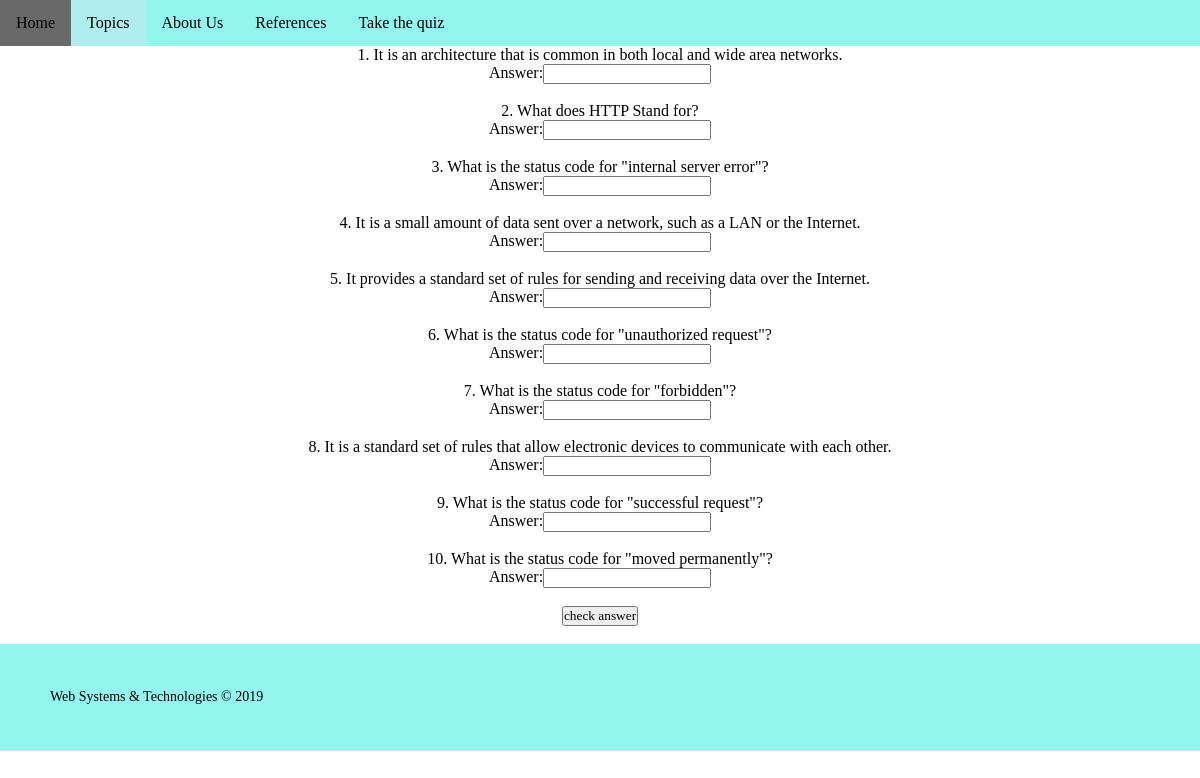
/pages/httpquiz.php, run on the app's committed database.
### tables this page shows
CREATE TABLE `http_quiz` (
  `idhttp_quiz` int(11) NOT NULL,
  `question` longtext,
  `answer` longtext,
  PRIMARY KEY (`idhttp_quiz`)
);

### pages/questions.php (called while the page is built, shortened)
<?php
    class questions{
        private $id;
        private $question;
    public function __construct($id, $question, $answer){
        $this->id = $id;
        $this->question = $question;
    }
    public function get_Id(){
        return $this->id;
    }
    public function get_question(){
        return $this->question;
    }
    }
?>

### pages/httpquiz.php (the view, shortened to what this page needs)
<!DOCTYPE html>
<html lang="en">
    <head>
        <link rel="stylesheet" href="../style.css">
    </head>
    <body>
        <div class="navbar">
            <a href="../index.php">Home</a>
            <div class="dropdown">
                <button class="dropbtn">Topics</button>
            </div>
            <a href="about.php">About Us</a>
            <a href="references.php">References</a>
            <a href="quiz.php">Take the quiz</a>
        </div>
        <div>
            <form action="checkanswer_http.php" method="POST" target="_blank">
            <?php
            include("questions.php");
                $db = new mysqli("p:localhost", "root", "", "quiz");
                $query = "Select idhttp_quiz, question, answer
                          FROM http_quiz limit 10";
                $stmt = $db->stmt_init();
                $stmt->prepare($query);
                $stmt->execute();
                $stmt->bind_result($a,$b,$c);
                $counter = 1;
                $x = 0;
                while($stmt->fetch()){
                    $question = new questions($a,$b,$c);
                    $d[] = $question;
                }
                shuffle($d);
                while($x < count($d) ){
                    $e = $d[$x];
                    $f = $e->get_question();
                    $g = $e->get_Id();
                    echo "<p>". $counter .". " . $f . "</p>";
                    echo "<p> Answer:<input type=\"text\" name=". $g ."></p>";
                    echo "<br>";
                    $counter = $counter + 1;
                    $x = $x + 1;
                }
            ?>
            <p><input type="submit" value="check answer"></p>
            </form>
        </div>
        <br>
        <footer class="footer-site">
			<div class="footer-left">
				<p>Web Systems & Technologies &copy; 2019</p>
			</div>
		 </footer>
    </body>
</html>

### style.css (style rules this page uses)
* { margin: 0; padding: 0; font-family: Century Gothic; }
body { text-align: center; }
.footer-site { background-color:#92F6EF; box-shadow: 0 1px 1px 0 rgba(0, 0, 0, 0.12); box-sizing: border-box; min-width:100%; text-align: left; font: normal 16px sans-serif; padding: 45px 50px; }
.footer-site .footer-left p { color: black; font-size: 14px; }
.navbar { overflow: hidden; background-color: #92F6EF; font-family: Arial, Helvetica, sans-serif; }
.navbar a { font-size: 16px; color: black; text-align: center; padding: 14px 16px; text-decoration: none; float: left; }
.dropdown { float: left; overflow: hidden; }
.dropdown .dropbtn { font-size: 16px; border: none; outline: none; color: black; padding: 14px 16px; background-color: paleturquoise; font-family: inherit; margin: 0; }
a { text-decoration: none; display: inline-block; padding: 8px 16px; }

### data on the page
http_quiz: question "It is an architecture that is common in both local and wide area networks."
http_quiz: question "What does HTTP Stand for?"
http_quiz: question "What is the status code for \"internal server error\"?"
http_quiz: question "It is a small amount of data sent over a network, such as a LAN or the Internet."
http_quiz: question "It provides a standard set of rules for sending and receiving data over the Internet."
http_quiz: question "What is the status code for \"unauthorized request\"?"
http_quiz: question "What is the status code for \"forbidden\"?"
http_quiz: question "It is a standard set of rules that allow electronic devices to communicate with each other."
http_quiz: question "What is the status code for \"successful request\"?"
http_quiz: question "What is the status code for \"moved permanently\"?"
